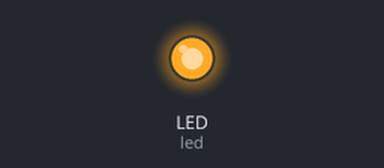
The program below on a simulated CircuitPython board. Parts: output pins drawn as LEDs (lit = HIGH). At 5.2 s the program ends and the board releases its pins; the recording ends there.

Above: at 0.1 s.
At 0.3 s:
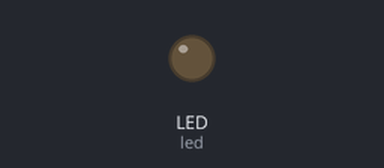
Timing chart, 0 to 3.0 s (numbered marks = the images above):
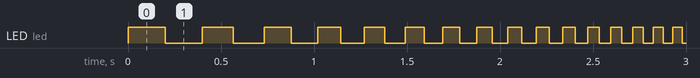

Measured:
- by itself, LED (led): repeats every 0.37 s: LOW 0.20 s, HIGH 0.17 s

The program:

code.py
```python
"""Example for Pico. Turns on the built-in LED and blinks slowly at first, then speeds up"""
import board
import digitalio
import time

led = digitalio.DigitalInOut(board.LED)
led.direction = digitalio.Direction.OUTPUT


for i in range(5, 60):
    led.value = True
    time.sleep(1/i)
    led.value = False
    time.sleep(1/i)
```
